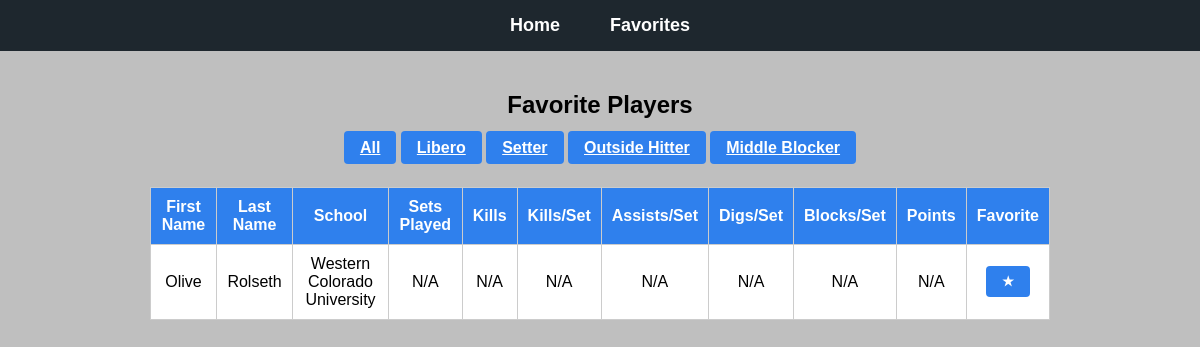
/favorites, run on the app's committed database.
### tables this page shows
CREATE TABLE player_identifying_information (
                    pii_id INTEGER PRIMARY KEY AUTOINCREMENT,
                    first_name TEXT NOT NULL,
                    last_name TEXT NOT NULL,
                    school TEXT NOT NULL,
                    hometown TEXT,
                    eligibility TEXT,
                    position TEXT,
                    height TEXT,
                    is_favorite BOOLEAN DEFAULT 0,
                    contact_status INTEGER DEFAULT 0 
                );

### app.py (the view)
@app.route("/favorites")
def favorites():
    all_data = []
    fav_players = db.get_player_by_favorite()
    for player in fav_players:
        pii_id = player["pii_id"]
        career_stats = db.get_career_statistics_by_pii_id(pii_id)
        if career_stats:
            career_dict = career_stats[0]
        else:
            career_dict = {}
        all_data.append({
            "identifying": player,
            "career": career_dict
        })
    return render_template("favorites.html", all_data=all_data)

### DatabaseConnection.py (called while the page is built)
def create_table_if_not_exists_player_identifying_information(connection):
    if connection is not None:
        try:
            cursor = connection.cursor()
            cursor.execute("""
                CREATE TABLE IF NOT EXISTS player_identifying_information (
                    pii_id INTEGER PRIMARY KEY AUTOINCREMENT,
                    first_name TEXT NOT NULL,
                    last_name TEXT NOT NULL,
                    school TEXT NOT NULL,
                    hometown TEXT,
                    eligibility TEXT,
                    position TEXT,
                    height TEXT,
                    is_favorite BOOLEAN DEFAULT 0,
                    contact_status INTEGER DEFAULT 0
                )
            """)
            connection.commit()
        except sqlite3.Error as e:
            print(f"Error creating table: {e}")

def get_db_connection():
    db_filepath = "transferPortalAssistant.db"
    try:
        connection = sqlite3.connect(db_filepath)
        connection.row_factory = sqlite3.Row
        create_table_if_not_exists_player_identifying_information(connection)
        create_table_if_not_exists_career_statistics(connection)
        create_table_if_not_exists_game_statistics(connection)
        return connection
    except sqlite3.Error as e:
        print(f"Error connecting to SQLite: {e}")
        return None

def execute_read(query, params):
    connection = get_db_connection()
    if connection is not None:
        try:
            cursor = connection.cursor()
            cursor.execute(query, params)
            results = cursor.fetchall()
            return results
        except sqlite3.Error as e:
            print(f"Error executing read: {e}")
            return None
        finally:
            cursor.close()
            connection.close()
    else:
        print("Failed to connect to the database.")
        return None

def get_career_statistics_by_pii_id(pii_id):
    query = "SELECT * FROM career_statistics WHERE pii_id = ?"
    return execute_read(query, (pii_id,))

def get_player_by_favorite():
    query = "SELECT * FROM player_identifying_information WHERE is_favorite = TRUE"
    return execute_read(query, ())

### templates/favorites.html (shortened to what this page needs)
{% extends "base.html" %}
{% block content %}
<h2>Favorite Players</h2>
<div class="tab-container">
    <a class="tab-btn" href="#tab-All">All</a>
    <a class="tab-btn" href="#tab-Libero">Libero</a>
    <a class="tab-btn" href="#tab-Setter">Setter</a>
    <a class="tab-btn" href="#tab-Outside Hitter">Outside Hitter</a>
    <a class="tab-btn" href="#tab-Middle Blocker">Middle Blocker</a>
</div>
<div id="tab-All" class="tab-content">
    <table>
        <thead>
            <tr>
                <th>First Name</th><th>Last Name</th><th>School</th>
                <th>Sets Played</th><th>Kills</th><th>Kills/Set</th>
                <th>Assists/Set</th><th>Digs/Set</th><th>Blocks/Set</th>
                <th>Points</th><th>Favorite</th>
            </tr>
        </thead>
        <tbody>
            {% for row in all_data %}
            {% set detail_url = url_for('player_detail', pii_id=row.identifying.pii_id) %}
            <tr style="cursor:pointer;" onclick="window.location='{{ detail_url }}'">
                <td>{{ row.identifying.first_name }}</td>
                <td>{{ row.identifying.last_name }}</td>
                <td>{{ row.identifying.school }}</td>
                <td>{{ row.career.sets_played or 'N/A' }}</td>
                <td>{{ row.career.kills or 'N/A' }}</td>
                <td>{{ row.career.kills_per_set or 'N/A' }}</td>
                <td>{{ row.career.assists_per_set or 'N/A' }}</td>
                <td>{{ row.career.digs_per_set or 'N/A' }}</td>
                <td>{{ row.career.blk_per_s or 'N/A' }}</td>
                <td>{{ row.career.points or 'N/A' }}</td>
                <td>
                    <form method="POST" action="{{ url_for('toggle_favorite', pii_id=row.identifying.pii_id) }}">
                        <button type="submit">{{ '★' if row.identifying.is_favorite else '☆' }}</button>
                    </form>
                </td>
            </tr>
            {% endfor %}
        </tbody>
    </table>
</div>
{% endblock %}

### static/style.css (style rules this page uses)
body { font-family: Arial, Helvetica, sans-serif; background-color: #bfbfbf; margin: 0; padding: 0; }
form { display: flex; justify-content: center; gap: 20px; align-items: center; flex-wrap: wrap; }
button, .tab-btn { padding: 8px 16px; border: none; background-color: #2f80ed; color: white; border-radius: 4px; font-weight: bold; cursor: pointer; }
table { width: 100%; border-collapse: collapse; margin-top: 30px; background-color: white; }
.tab-content { display: none; }
#tab-All { display: block; }

### data on the page
player_identifying_information: identifying.first_name "Olive", identifying.last_name "Rolseth", identifying.school "Western Colorado University", is_favorite "★"

### other printed values
{{ row.career.sets_played or 'N/A' }} "N/A"
{{ row.career.kills or 'N/A' }} "N/A"
{{ row.career.kills_per_set or 'N/A' }} "N/A"
{{ row.career.assists_per_set or 'N/A' }} "N/A"
{{ row.career.digs_per_set or 'N/A' }} "N/A"
{{ row.career.blk_per_s or 'N/A' }} "N/A"
{{ row.career.points or 'N/A' }} "N/A"
